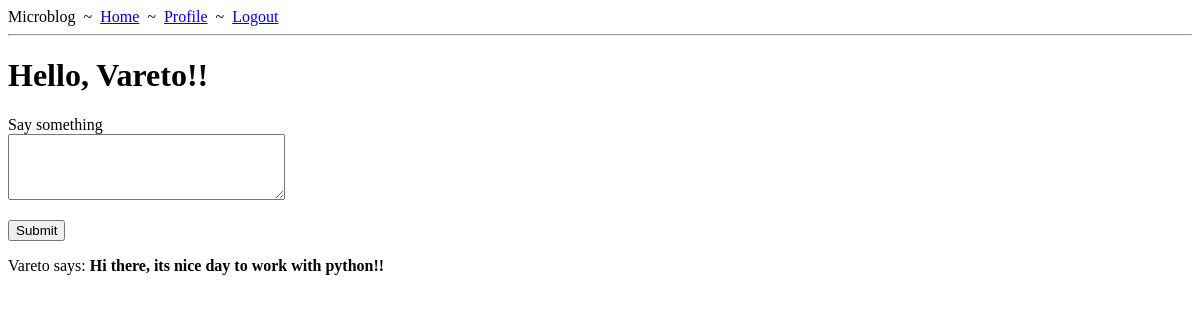
Before: /index (signed in) with the older database file.
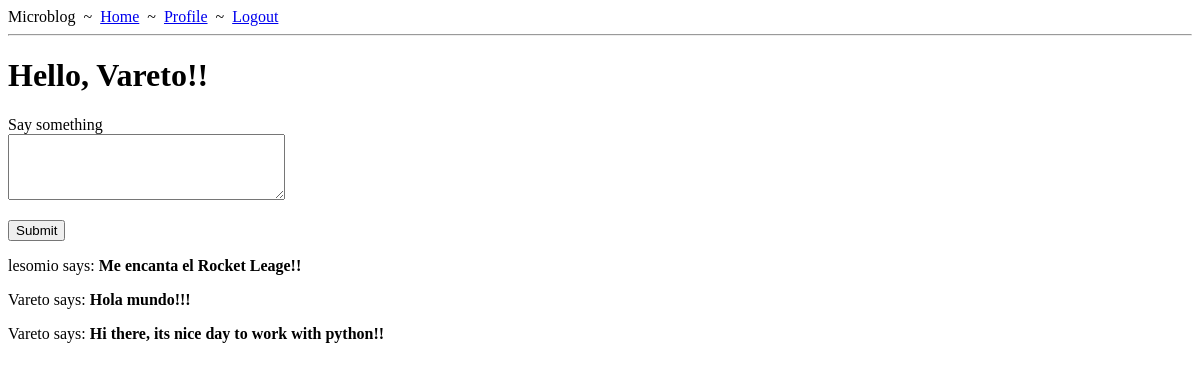
After: the same page with the newer database file.
### app/models.py (models this page shows, shortened)
class Post(db.Model):
    id: so.Mapped[int] = so.mapped_column(primary_key=True)
    body: so.Mapped[str] = so.mapped_column(sa.String(140))
    timestamp: so.Mapped[datetime] = so.mapped_column(
        index=True, default=lambda: datetime.now(timezone.utc)
    )
    user_id: so.Mapped[int] = so.mapped_column(sa.ForeignKey(User.id),
                                               index=True)
    author: so.Mapped[User] = so.relationship(back_populates='posts')

class User(UserMixin, db.Model):
    id: so.Mapped[int] = so.mapped_column(primary_key=True)
    username: so.Mapped[str] = so.mapped_column(sa.String(64), index=True,
                                                unique=True)
    email: so.Mapped[str] = so.mapped_column(sa.String(120), index=True,
                                             unique=True)
    password_hash: so.Mapped[Optional[str]] = so.mapped_column(sa.String(256))
    posts: so.WriteOnlyMapped['Post'] = so.relationship(
        back_populates='author'
    )
    following: so.WriteOnlyMapped['User'] = so.relationship(
        secondary=followers,
        primaryjoin=(followers.c.follower_id == id),
        secondaryjoin=(followers.c.followed_id == id),
        back_populates='followers'
    )
    followers: so.WriteOnlyMapped['User'] = so.relationship(
        secondary=followers,
        primaryjoin=(followers.c.followed_id == id),
        secondaryjoin=(followers.c.follower_id == id),
        back_populates='following'
    )
    about_me: so.Mapped[Optional[str]] = so.mapped_column(sa.String(140))
    last_seen: so.Mapped[Optional[datetime]] = so.mapped_column(
        default=lambda: datetime.now(timezone.utc))
    def following_posts(self):
        Author = so.aliased(User)
        Follower = so.aliased(User)
        return (
            sa.select(Post)
            .join(Post.author.of_type(Author))
            .join(Author.followers.of_type(Follower), isouter=True)
            .where(sa.or_(
                Follower.id == self.id,
                Author.id == self.id
            ))
            .group_by(Post)
            .order_by(Post.timestamp.desc())
        )

### app/routes.py (the view)
@app.route('/', methods=['GET', 'POST'])
@app.route('/index', methods=['GET', 'POST'])
@login_required
def index():
    form = PostForm()
    if form.validate_on_submit():
        post = Post(body=form.post.data, author=current_user)
        db.session.add(post)
        db.session.commit()
        flash('Your post is now live!')
        return redirect(url_for('index'))
    posts = db.session.scalars(current_user.following_posts()).all()
    return render_template('index.html', title='Home Page', form=form,
                           posts=posts)

### app/forms.py
class PostForm(FlaskForm):
    post = TextAreaField('Say something', validators=[
        DataRequired(), Length(min=1, max=140)])
    submit = SubmitField('Submit')

### app/models.py (called while the page is built)
@login.user_loader
def load_user(id):
    return db.session.get(User, int(id))

### app/routes.py (called while the page is built)
@app.before_request
def before_request():
    if current_user.is_authenticated:
        current_user.last_seen = datetime.now(timezone.utc)
        db.session.commit()

### app/templates/index.html (shortened to what this page needs)
{% extends "base.html" %}
{% block content %}
    <h1>Hello, {{ current_user.username }}!!</h1>
    <form action="" method="post">
        <p>
            {{ form.post.label }}<br>
            {{ form.post(cols=32, rows=4) }}<br>
        </p>
        <p>{{ form.submit() }}</p>
    </form>
    {% for post in posts %}
    <p>
        {{ post.author.username }} says: <b>{{ post.body }}</b>
    </p>
    {% endfor %}
{% endblock %}

Changed rows visible on the page:
added Post: author.username "lesomio", body "Me encanta el Rocket Leage!!"
added Post: author.username "Vareto", body "Hola mundo!!!"
